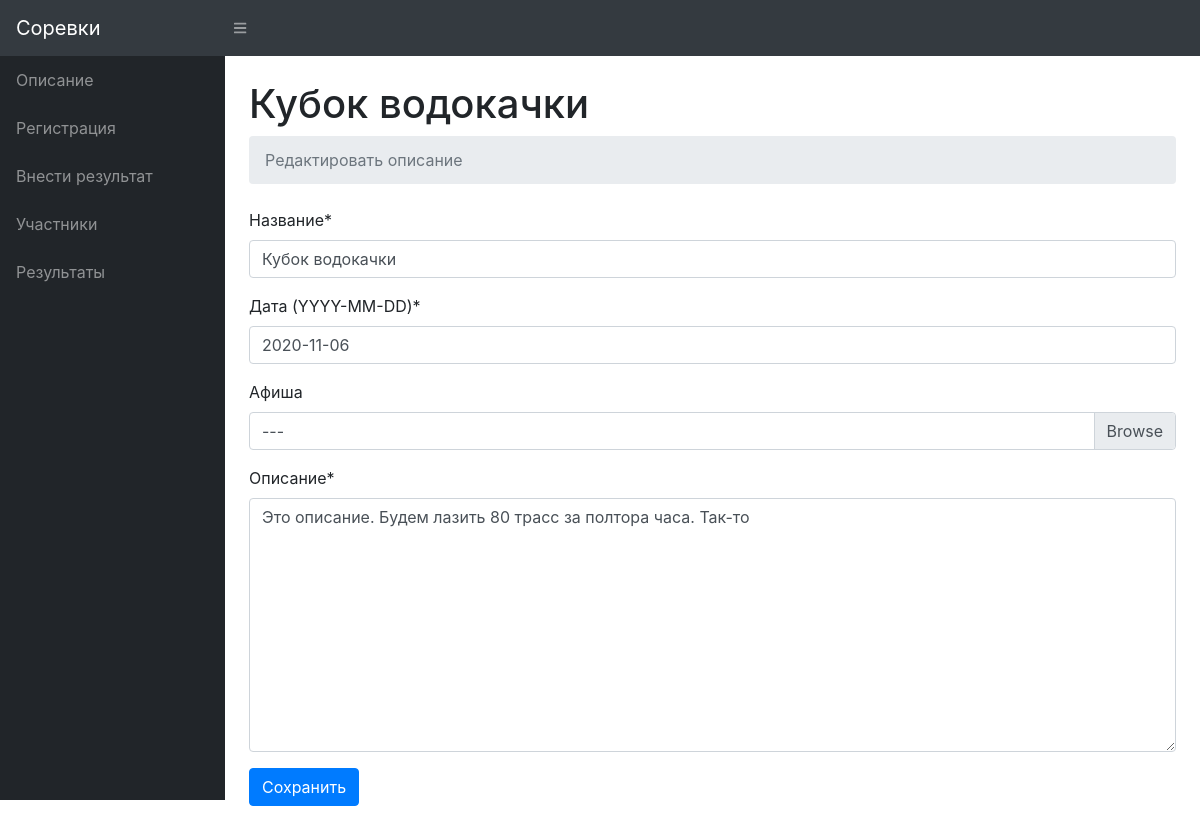
Before: /e/1/admin_description/ with the older database file.
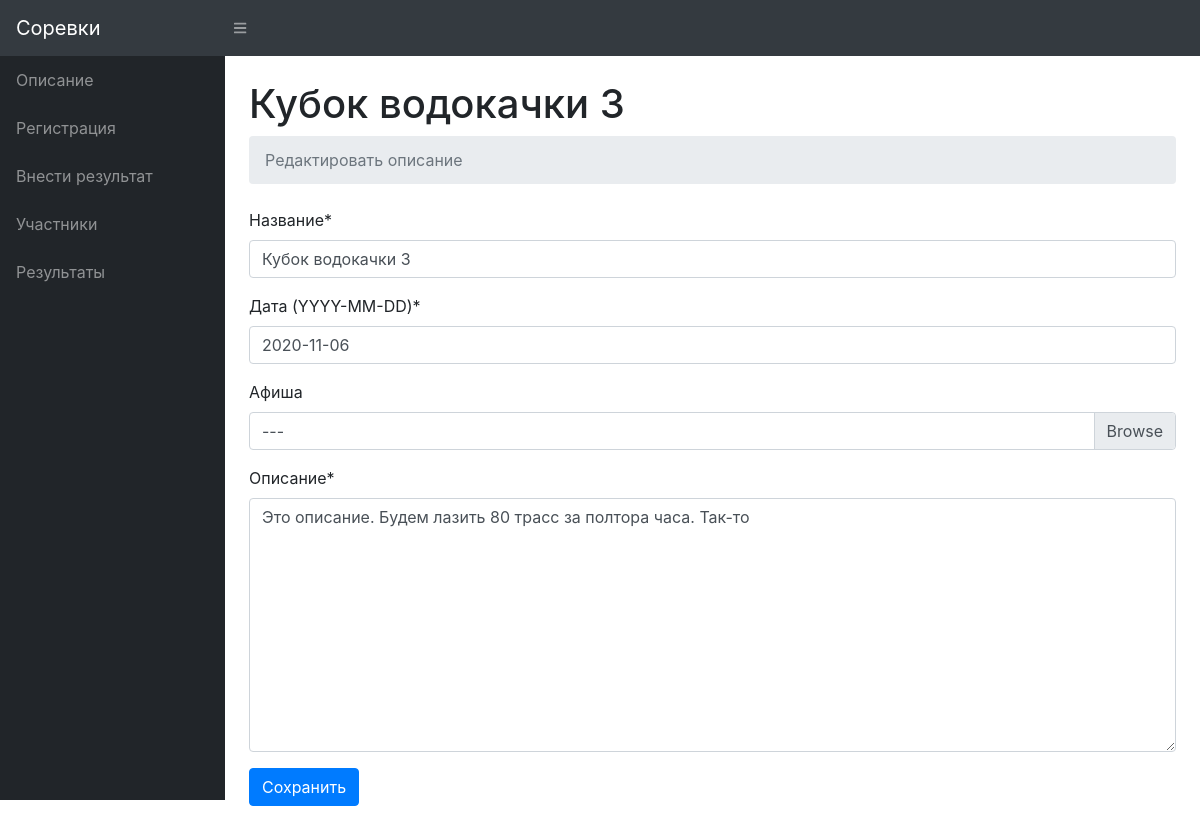
After: the same page with the newer database file.
### events/models.py (models this page shows)
class Event(models.Model):
    title = models.CharField(max_length=128)
    date = models.DateField(null=True)
    poster = models.ImageField(upload_to=settings.MEDIA_POSTERS_DIR, blank=True, null=True)
    description = models.TextField(null=True)
    routes_num = models.IntegerField(null=True)
    is_published = models.BooleanField(default=False)
    is_registration_open = models.BooleanField(default=False)
    is_results_allowed = models.BooleanField(default=False)
    is_enter_result_allowed = models.BooleanField(default=False)
    is_count_only_entered_results = models.BooleanField(default=False)
    SCORE_SIMPLE_SUM = 'SUM'
    SCORE_PROPORTIONAL = 'PROP'
    SCORE_TYPE = [
        (SCORE_SIMPLE_SUM, 'Сумма баллов'),
        (SCORE_PROPORTIONAL, 'От кол-ва пролазов'),
    ]
    score_type = models.CharField(max_length=4, choices=SCORE_TYPE, default=SCORE_SIMPLE_SUM)
    flash_points = models.IntegerField(default=100)
    redpoint_points = models.IntegerField(default=80)

### events/views.py (the view, shortened to what this page needs)
# urls.py: path('e/<int:event_id>/admin_description/', views.EventAdminDescriptionView.as_view(),
class EventAdminDescriptionView(views.View):
    @staticmethod
    def get(request, event_id):
        event = Event.objects.get(id=event_id)
        return render(
            request=request,
            template_name='events/event-admin-description.html',
            context={
                'event': event,
                'form': EventAdminDescriptionForm(instance=event),
            }
        )

### events/forms.py
class EventAdminDescriptionForm(forms.ModelForm):
    def __init__(self, *args, **kwargs):
        super().__init__(*args, **kwargs)
        self.helper = FormHelper()
        self.helper.form_method = 'post'
        self.helper.add_input(Submit('submit', 'Сохранить'))
    class Meta:
        model = Event
        fields = [
            'title',
            'date',
            'poster',
            'description',
        ]
        labels = {
            'title': 'Название',
            'date': 'Дата (YYYY-MM-DD)',
            'poster': 'Афиша',
            'description': 'Описание',
        }

### events/templates/events/event-admin-description.html
{% extends 'events/event-base.html' %}
{% load crispy_forms_tags %}
{% block title %}
Редактировать описание
{% endblock %}
{% block content %}
{% crispy form %}
{% endblock %}

### events/templates/events/event-base.html
{% extends 'events/base.html' %}
{% block container %}
<h1 class="mt-4">{{ event.title }}</h1>
<ol class="breadcrumb mb-4">
  <li class="breadcrumb-item active">
    {% block title %} {% endblock %}
  </li>
</ol>
<section class="tab-pane fade show active">
  {% block content %} {% endblock %}
</section>
{% endblock %}

Changed rows visible on the page:
changed Event "Это описание. Будем лазить 80 трасс за полтора часа. Так-то": title "Кубок водокачки" → "Кубок водокачки 3"
